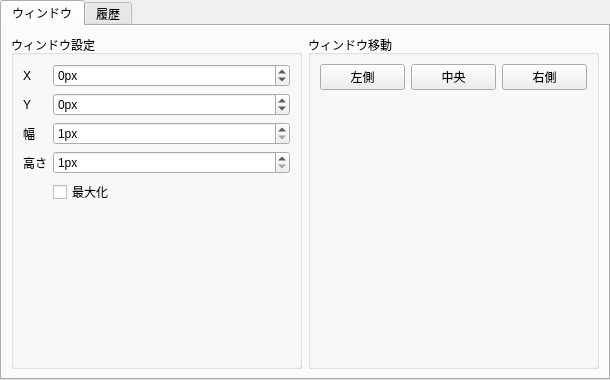
<?xml version="1.0" encoding="UTF-8"?>
<ui version="4.0">
 <class>ConfigurationPage</class>
 <widget class="QWidget" name="ConfigurationPage">
  <property name="geometry">
   <rect>
    <x>0</x>
    <y>0</y>
    <width>610</width>
    <height>380</height>
   </rect>
  </property>
  <property name="windowTitle">
   <string>設定</string>
  </property>
  <layout class="QGridLayout" name="gridLayout">
   <property name="leftMargin">
    <number>0</number>
   </property>
   <property name="topMargin">
    <number>0</number>
   </property>
   <property name="rightMargin">
    <number>0</number>
   </property>
   <property name="bottomMargin">
    <number>0</number>
   </property>
   <item row="0" column="0">
    <widget class="QTabWidget" name="tabWidget">
     <property name="currentIndex">
      <number>0</number>
     </property>
     <widget class="QWidget" name="tab">
      <attribute name="title">
       <string>ウィンドウ</string>
      </attribute>
      <layout class="QGridLayout" name="gridLayout_2">
       <item row="0" column="0">
        <widget class="QGroupBox" name="groupBox">
         <property name="title">
          <string>ウィンドウ設定</string>
         </property>
         <layout class="QFormLayout" name="formLayout_5">
          <property name="fieldGrowthPolicy">
           <enum>QFormLayout::AllNonFixedFieldsGrow</enum>
          </property>
          <item row="0" column="0">
           <widget class="QLabel" name="label_2">
            <property name="text">
             <string>X</string>
            </property>
           </widget>
          </item>
          <item row="0" column="1">
           <widget class="QSpinBox" name="pos_x">
            <property name="suffix">
             <string>px</string>
            </property>
            <property name="prefix">
             <string/>
            </property>
            <property name="minimum">
             <number>-999999</number>
            </property>
            <property name="maximum">
             <number>999999</number>
            </property>
           </widget>
          </item>
          <item row="1" column="0">
           <widget class="QLabel" name="label_3">
            <property name="text">
             <string>Y</string>
            </property>
           </widget>
          </item>
          <item row="1" column="1">
           <widget class="QSpinBox" name="pos_y">
            <property name="suffix">
             <string>px</string>
            </property>
            <property name="minimum">
             <number>-999999</number>
            </property>
            <property name="maximum">
             <number>999999</number>
            </property>
           </widget>
          </item>
          <item row="4" column="0">
           <widget class="QLabel" name="label">
            <property name="text">
             <string>高さ</string>
            </property>
           </widget>
          </item>
          <item row="4" column="1">
           <widget class="QSpinBox" name="window_height">
            <property name="suffix">
             <string>px</string>
            </property>
            <property name="minimum">
             <number>1</number>
            </property>
            <property name="maximum">
             <number>999999</number>
            </property>
           </widget>
          </item>
          <item row="5" column="1">
           <widget class="QCheckBox" name="maximized">
            <property name="text">
             <string>最大化</string>
            </property>
            <property name="checkable">
             <bool>true</bool>
            </property>
            <property name="checked">
             <bool>false</bool>
            </property>
            <property name="tristate">
             <bool>false</bool>
            </property>
           </widget>
          </item>
          <item row="3" column="1">
           <widget class="QSpinBox" name="window_width">
            <property name="suffix">
             <string>px</string>
            </property>
            <property name="minimum">
             <number>1</number>
            </property>
            <property name="maximum">
             <number>999999</number>
            </property>
           </widget>
          </item>
          <item row="3" column="0">
           <widget class="QLabel" name="label_4">
            <property name="text">
             <string>幅</string>
            </property>
           </widget>
          </item>
         </layout>
        </widget>
       </item>
       <item row="0" column="1">
        <widget class="QGroupBox" name="groupBox_3">
         <property name="title">
          <string>ウィンドウ移動</string>
         </property>
         <layout class="QGridLayout" name="gridLayout_3">
          <item row="0" column="0">
           <widget class="QPushButton" name="window_pos_left">
            <property name="text">
             <string>左側</string>
            </property>
           </widget>
          </item>
          <item row="0" column="2">
           <widget class="QPushButton" name="window_pos_right">
            <property name="text">
             <string>右側</string>
            </property>
           </widget>
          </item>
          <item row="1" column="1">
           <spacer name="verticalSpacer">
            <property name="orientation">
             <enum>Qt::Vertical</enum>
            </property>
            <property name="sizeHint" stdset="0">
             <size>
              <width>20</width>
              <height>40</height>
             </size>
            </property>
           </spacer>
          </item>
          <item row="0" column="1">
           <widget class="QPushButton" name="window_pos_middle">
            <property name="text">
             <string>中央</string>
            </property>
           </widget>
          </item>
         </layout>
        </widget>
       </item>
      </layout>
     </widget>
     <widget class="QWidget" name="tab_2">
      <attribute name="title">
       <string>履歴</string>
      </attribute>
     </widget>
    </widget>
   </item>
  </layout>
 </widget>
 <tabstops>
  <tabstop>tabWidget</tabstop>
  <tabstop>pos_x</tabstop>
  <tabstop>pos_y</tabstop>
  <tabstop>window_height</tabstop>
  <tabstop>maximized</tabstop>
  <tabstop>window_pos_left</tabstop>
  <tabstop>window_pos_middle</tabstop>
  <tabstop>window_pos_right</tabstop>
 </tabstops>
 <resources/>
 <connections>
  <connection>
   <sender>maximized</sender>
   <signal>toggled(bool)</signal>
   <receiver>pos_x</receiver>
   <slot>setDisabled(bool)</slot>
   <hints>
    <hint type="sourcelabel">
     <x>155</x>
     <y>171</y>
    </hint>
    <hint type="destinationlabel">
     <x>155</x>
     <y>62</y>
    </hint>
   </hints>
  </connection>
  <connection>
   <sender>maximized</sender>
   <signal>toggled(bool)</signal>
   <receiver>pos_y</receiver>
   <slot>setDisabled(bool)</slot>
   <hints>
    <hint type="sourcelabel">
     <x>155</x>
     <y>171</y>
    </hint>
    <hint type="destinationlabel">
     <x>155</x>
     <y>90</y>
    </hint>
   </hints>
  </connection>
  <connection>
   <sender>maximized</sender>
   <signal>toggled(bool)</signal>
   <receiver>window_height</receiver>
   <slot>setDisabled(bool)</slot>
   <hints>
    <hint type="sourcelabel">
     <x>155</x>
     <y>171</y>
    </hint>
    <hint type="destinationlabel">
     <x>155</x>
     <y>146</y>
    </hint>
   </hints>
  </connection>
  <connection>
   <sender>maximized</sender>
   <signal>toggled(bool)</signal>
   <receiver>window_width</receiver>
   <slot>setDisabled(bool)</slot>
   <hints>
    <hint type="sourcelabel">
     <x>155</x>
     <y>171</y>
    </hint>
    <hint type="destinationlabel">
     <x>155</x>
     <y>118</y>
    </hint>
   </hints>
  </connection>
  <connection>
   <sender>maximized</sender>
   <signal>toggled(bool)</signal>
   <receiver>window_pos_middle</receiver>
   <slot>setDisabled(bool)</slot>
   <hints>
    <hint type="sourcelabel">
     <x>155</x>
     <y>171</y>
    </hint>
    <hint type="destinationlabel">
     <x>409</x>
     <y>63</y>
    </hint>
   </hints>
  </connection>
  <connection>
   <sender>maximized</sender>
   <signal>toggled(bool)</signal>
   <receiver>window_pos_right</receiver>
   <slot>setDisabled(bool)</slot>
   <hints>
    <hint type="sourcelabel">
     <x>155</x>
     <y>171</y>
    </hint>
    <hint type="destinationlabel">
     <x>490</x>
     <y>63</y>
    </hint>
   </hints>
  </connection>
  <connection>
   <sender>pos_x</sender>
   <signal>valueChanged(int)</signal>
   <receiver>ConfigurationPage</receiver>
   <slot>setMainWindowPosX(int)</slot>
   <hints>
    <hint type="sourcelabel">
     <x>155</x>
     <y>62</y>
    </hint>
    <hint type="destinationlabel">
     <x>275</x>
     <y>204</y>
    </hint>
   </hints>
  </connection>
  <connection>
   <sender>pos_y</sender>
   <signal>valueChanged(int)</signal>
   <receiver>ConfigurationPage</receiver>
   <slot>setMainWindowPosY(int)</slot>
   <hints>
    <hint type="sourcelabel">
     <x>155</x>
     <y>90</y>
    </hint>
    <hint type="destinationlabel">
     <x>275</x>
     <y>204</y>
    </hint>
   </hints>
  </connection>
  <connection>
   <sender>window_width</sender>
   <signal>valueChanged(int)</signal>
   <receiver>ConfigurationPage</receiver>
   <slot>setMainWindowWidth(int)</slot>
   <hints>
    <hint type="sourcelabel">
     <x>155</x>
     <y>118</y>
    </hint>
    <hint type="destinationlabel">
     <x>275</x>
     <y>204</y>
    </hint>
   </hints>
  </connection>
  <connection>
   <sender>window_height</sender>
   <signal>valueChanged(int)</signal>
   <receiver>ConfigurationPage</receiver>
   <slot>setMainWindowHeight(int)</slot>
   <hints>
    <hint type="sourcelabel">
     <x>155</x>
     <y>146</y>
    </hint>
    <hint type="destinationlabel">
     <x>275</x>
     <y>204</y>
    </hint>
   </hints>
  </connection>
  <connection>
   <sender>maximized</sender>
   <signal>toggled(bool)</signal>
   <receiver>ConfigurationPage</receiver>
   <slot>setWindowMaximized(bool)</slot>
   <hints>
    <hint type="sourcelabel">
     <x>155</x>
     <y>189</y>
    </hint>
    <hint type="destinationlabel">
     <x>275</x>
     <y>204</y>
    </hint>
   </hints>
  </connection>
  <connection>
   <sender>maximized</sender>
   <signal>toggled(bool)</signal>
   <receiver>window_pos_left</receiver>
   <slot>setDisabled(bool)</slot>
   <hints>
    <hint type="sourcelabel">
     <x>200</x>
     <y>177</y>
    </hint>
    <hint type="destinationlabel">
     <x>417</x>
     <y>63</y>
    </hint>
   </hints>
  </connection>
 </connections>
 <slots>
  <slot>setMainWindowPosX(int)</slot>
  <slot>setMainWindowPosY(int)</slot>
  <slot>setMainWindowWidth(int)</slot>
  <slot>setMainWindowHeight(int)</slot>
  <slot>setWindowMaximized(bool)</slot>
 </slots>
</ui>
